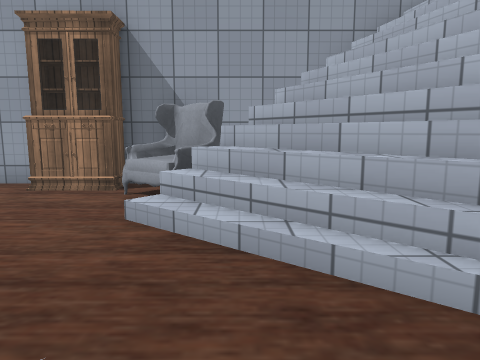
[1] (above)

14 first-person views from a walk through a Unity game level. The camera is 1.2 m above the floor, tilts 8° down and sees 70° across. The floor is counted in squares, 1 m on a side. Each view is taken from the middle of a square. On the plan, view 1 faces up. The plan holds only what a view shows up to about 14 squares ahead; the rest is blank. The place goes on beyond the plan. The player character is not drawn. Some surface patterns are stand-ins.

[2]
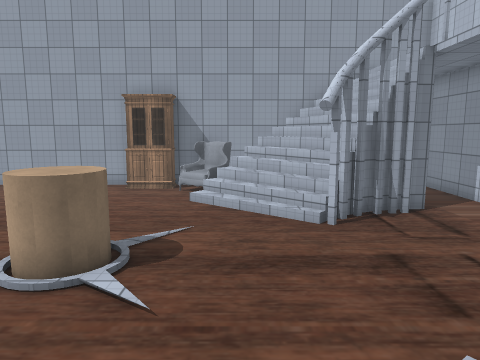

[3]
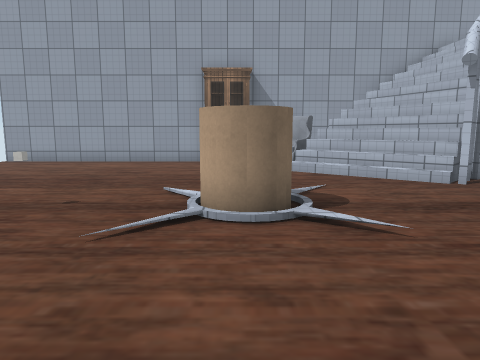

[4]
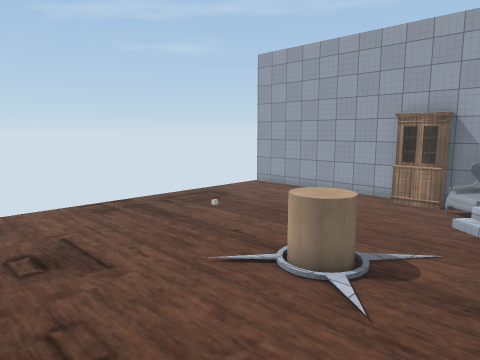

[5]
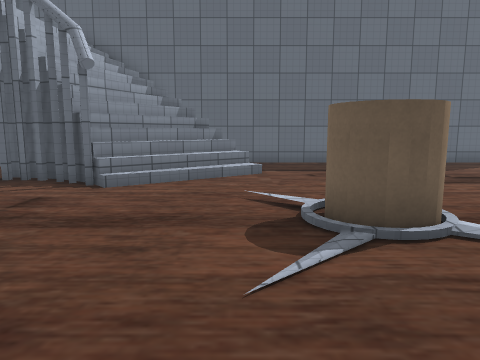

[6]
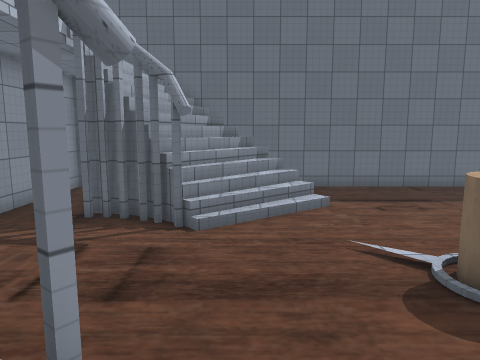

[7]
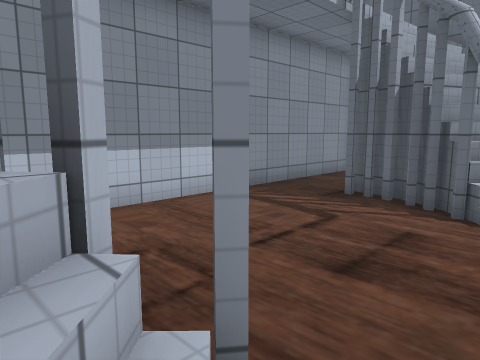

[8]
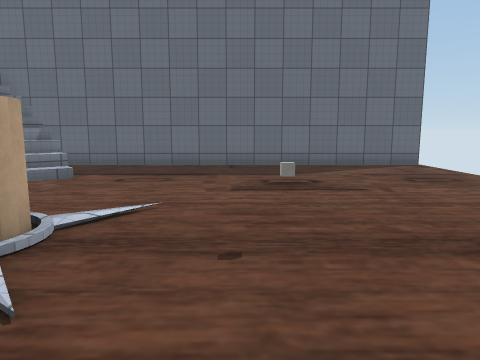

[9]
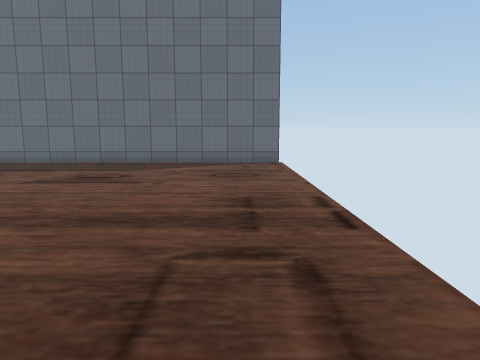

[10]
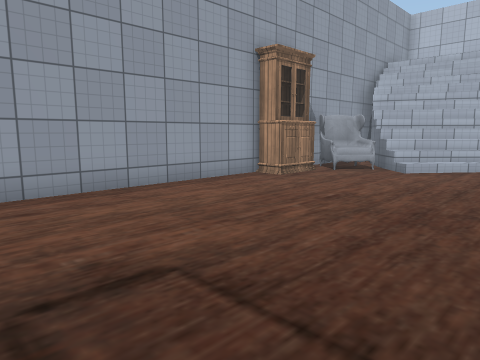

[11]
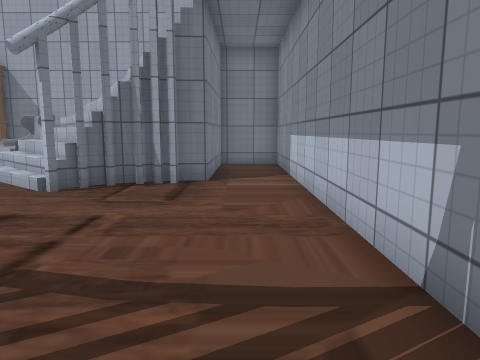

[12]
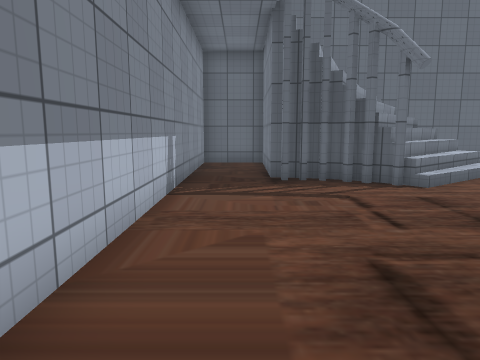

[13]
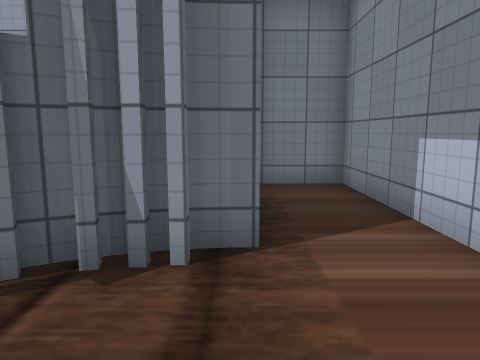

[14]
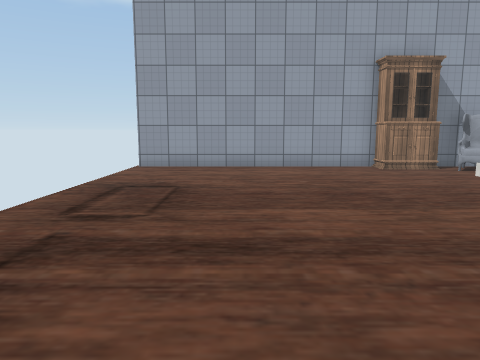

### Floor plan
Key: @ floor where view 1 was taken; # wall or solid block; . main floor; : floor 4.5 m higher than the main floor; / step, stairs or slope; = window, fence, low wall or low ledge; v drop or lower ground; C cabinet; Y cylinder; O other object.
Columns run from 13 left of view 1 to 8 right of it. Each row starts with its distance up from view 1.
  8 ######################
  7  ........CCOOOv////..#
  6  ..........OOv/////..#
  5  ...........///////..#
  4  ...........//////=..#
  3  ............///###..#
  2  ............../#....#
  1  ....................#
  0  ........YYY.@.......#
 -1  .........YY.........#
 -2  ....................#
 -3  ....................#
 -4  .............//#....#
 -5  ...........////###..#
 -6  ...........///////..#
 -7  ...........=//////..#
 -8  ............#////:..#
 -9  .............  v//..#
-10 ######################

Positions as (right, up) in squares from view 1, and headings:
1: (0, 0), facing up
2: (0, -6), facing up
3: (-3, -6), facing up
4: (1, -7), facing up-left
5: (-1, 4), facing down
6: (1, 4), facing down
7: (1, 3), facing down-right
8: (-6, 3), facing down
9: (-11, 4), facing down
10: (-12, 1), facing up-right
11: (6, -5), facing up
12: (6, 4), facing down
13: (5, 0), facing up
14: (-9, -4), facing up
